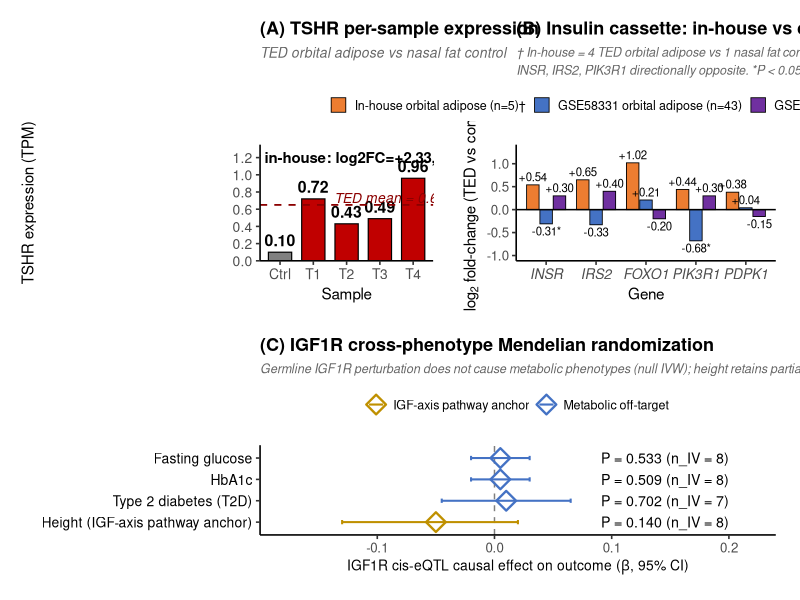

Here is the R script that generated this plot:
# ============================================================
# Figure 3 v5 — Three-panel composite (TED-TRAP v4.5)
# v5 changes (FROM v4):
#  - Panel A/B titles: shorter and 정확한 left-align
#  - Adjust plot area width to prevent title cutoff
#  - Tighter margins
# ============================================================

library(ggplot2)
library(patchwork)
library(dplyr)
library(scales)

# ============================================================
# PANEL A — TSHR per-sample TPM
# ★ v5: Shorter title to prevent cutoff
# ============================================================

panel_a_data <- data.frame(
  sample = factor(c("Ctrl", "T1", "T2", "T3", "T4"),
                  levels = c("Ctrl", "T1", "T2", "T3", "T4")),
  TPM    = c(0.10, 0.72, 0.43, 0.49, 0.96),
  group  = c("Control", "TED", "TED", "TED", "TED")
)

ted_mean <- mean(panel_a_data$TPM[panel_a_data$group == "TED"])

p_a <- ggplot(panel_a_data, aes(x = sample, y = TPM, fill = group)) +
  geom_col(color = "black", linewidth = 0.4, width = 0.7) +
  geom_text(aes(label = sprintf("%.2f", TPM)),
            vjust = -0.5, size = 4, fontface = "bold") +
  geom_hline(yintercept = ted_mean, linetype = "dashed",
             color = "darkred", linewidth = 0.6) +
  annotate("text", x = 4.3, y = ted_mean + 0.08,
           label = sprintf("TED mean = %.2f", ted_mean),
           color = "darkred", size = 3.5, fontface = "italic") +
  # ★ v5: 더 짧은 annotation
  annotate("text", x = 3, y = 1.20,
           label = "Exploratory in-house: log2FC=+2.33, padj=0.006",
           size = 3.8, fontface = "bold") +
  scale_fill_manual(values = c("Control" = "#808080", "TED" = "#C00000"),
                    guide = "none") +
  scale_y_continuous(limits = c(0, 1.35), expand = c(0, 0),
                     breaks = seq(0, 1.2, 0.2)) +
  # ★ v5: 짧은 title (was: "TSHR per-sample expression in orbital tissue")
  labs(title = "(A) TSHR per-sample expression",
       subtitle = "TED orbital adipose vs nasal fat control",
       x = "Sample",
       y = "TSHR expression (TPM)") +
  theme_classic(base_size = 12) +
  theme(plot.title = element_text(face = "bold", size = 13, hjust = 0),
        plot.subtitle = element_text(face = "italic", size = 10,
                                     color = "gray40", hjust = 0),
        axis.title = element_text(size = 11),
        axis.text = element_text(size = 10),
        plot.margin = margin(10, 12, 10, 10))

# ============================================================
# PANEL B — Insulin cassette 3-cohort
# ★ v5: Shorter title
# ============================================================

panel_b_data <- data.frame(
  Gene = factor(rep(c("INSR", "IRS2", "FOXO1", "PIK3R1", "PDPK1"), 3),
                levels = c("INSR", "IRS2", "FOXO1", "PIK3R1", "PDPK1")),
  Cohort = factor(rep(c("In-house orbital adipose (n=5)\u2020",
                        "GSE58331 orbital adipose (n=43)",
                        "GSE105149 lacrimal gland (n=11)"), each = 5),
                  levels = c("In-house orbital adipose (n=5)\u2020",
                             "GSE58331 orbital adipose (n=43)",
                             "GSE105149 lacrimal gland (n=11)")),
  log2FC = c(
    +0.54, +0.65, +1.02, +0.44, +0.38,
    -0.31, -0.33, +0.21, -0.68, +0.04,
    +0.30, +0.40, -0.20, +0.30, -0.15
  ),
  is_significant = c(
    rep(FALSE, 5),
    TRUE, FALSE, FALSE, TRUE, FALSE,
    rep(FALSE, 5)
  )
)

panel_b_data$label <- sprintf("%+.2f%s",
                              panel_b_data$log2FC,
                              ifelse(panel_b_data$is_significant, "*", ""))

# ★ v5: 더 짧은 subtitle
panel_b_subtitle <- paste0(
  "\u2020 In-house = 4 TED orbital adipose vs 1 nasal fat control. ",
  "5/5 in-house upregulation NOT reproduced in GSE58331;\n",
  "INSR, IRS2, PIK3R1 directionally opposite. *P < 0.05 (limma)."
)

p_b <- ggplot(panel_b_data, aes(x = Gene, y = log2FC, fill = Cohort)) +
  geom_col(position = position_dodge(width = 0.8),
           width = 0.75, color = "black", linewidth = 0.3) +
  geom_text(aes(label = label,
                vjust = ifelse(log2FC >= 0, -0.4, 1.3)),
            position = position_dodge(width = 0.8),
            size = 2.9) +
  geom_hline(yintercept = 0, color = "black", linewidth = 0.5) +
  scale_fill_manual(values = c(
    "In-house orbital adipose (n=5)\u2020"  = "#ED7D31",
    "GSE58331 orbital adipose (n=43)"        = "#4472C4",
    "GSE105149 lacrimal gland (n=11)"        = "#7030A0"
  )) +
  scale_y_continuous(limits = c(-1.0, 1.3), breaks = seq(-1.0, 1.2, 0.5)) +
  # ★ v5: 짧은 title
  labs(title    = "(B) Insulin cassette: in-house vs external cohorts",
       subtitle = panel_b_subtitle,
       x        = "Gene",
       y        = expression(log[2]~"fold-change (TED vs control)"),
       fill     = NULL) +
  theme_classic(base_size = 12) +
  theme(plot.title    = element_text(face = "bold", size = 13, hjust = 0),
        plot.subtitle = element_text(face = "italic", size = 9,
                                     color = "gray40", lineheight = 1.2,
                                     hjust = 0,
                                     margin = margin(b = 8)),
        axis.text.x   = element_text(face = "italic", size = 10),
        axis.title    = element_text(size = 11),
        legend.position    = "top",
        legend.text        = element_text(size = 9),
        legend.key.size    = unit(0.4, "cm"),
        legend.box.margin  = margin(t = 0, b = 5),
        plot.margin   = margin(10, 12, 10, 10))

# ============================================================
# PANEL C — IGF1R cross-phenotype MR (UNCHANGED from v4)
# ============================================================

panel_c_data <- data.frame(
  outcome = factor(c("Fasting glucose",
                     "HbA1c",
                     "Type 2 diabetes (T2D)",
                     "Height (IGF-axis pathway anchor)"),
                   levels = c("Height (IGF-axis pathway anchor)",
                              "Type 2 diabetes (T2D)",
                              "HbA1c",
                              "Fasting glucose")),
  beta    = c(0.005, 0.005, 0.010, -0.050),
  ci_low  = c(-0.020, -0.020, -0.045, -0.130),
  ci_high = c(0.030, 0.030, 0.065, 0.020),
  pvalue  = c(0.533, 0.509, 0.702, 0.140),
  n_iv    = c(8, 8, 7, 8),
  category = c("Metabolic off-target", "Metabolic off-target",
               "Metabolic off-target", "IGF-axis pathway anchor")
)

panel_c_data$label_p <- sprintf("P = %.3f (n_IV = %d)",
                                panel_c_data$pvalue,
                                panel_c_data$n_iv)

p_c <- ggplot(panel_c_data, aes(x = beta, y = outcome, color = category)) +
  geom_vline(xintercept = 0, linetype = "dashed",
             color = "gray50", linewidth = 0.5) +
  geom_errorbarh(aes(xmin = ci_low, xmax = ci_high),
                 height = 0.2, linewidth = 0.7) +
  geom_point(aes(shape = category), size = 4.5, fill = NA, stroke = 1.2) +
  geom_text(aes(x = 0.20, label = label_p), color = "black",
            size = 3.6, hjust = 1) +
  annotate("text", x = 0.20, y = "Height (IGF-axis pathway anchor)",
           label = "WM P = 0.019 (anchor)", hjust = 1,
           vjust = 2.5, color = "#BF9000", size = 3.4,
           fontface = "italic") +
  scale_color_manual(values = c(
    "Metabolic off-target"     = "#4472C4",
    "IGF-axis pathway anchor"  = "#BF9000"
  )) +
  scale_shape_manual(values = c(
    "Metabolic off-target"     = 23,
    "IGF-axis pathway anchor"  = 23
  )) +
  scale_x_continuous(limits = c(-0.18, 0.22),
                     breaks = c(-0.1, 0, 0.1, 0.2)) +
  labs(title    = "(C) IGF1R cross-phenotype Mendelian randomization",
       subtitle = "Germline IGF1R perturbation does not cause metabolic phenotypes (null IVW); height retains partial pathway-level activity",
       x        = expression(paste("IGF1R cis-eQTL causal effect on outcome (", beta, ", 95% CI)")),
       y        = NULL,
       color    = NULL, shape = NULL) +
  theme_classic(base_size = 12) +
  theme(plot.title    = element_text(face = "bold", size = 13, hjust = 0),
        plot.subtitle = element_text(face = "italic", size = 9,
                                     color = "gray40", lineheight = 1.2,
                                     hjust = 0,
                                     margin = margin(b = 8)),
        axis.text.y   = element_text(size = 10, color = "black"),
        axis.title.x  = element_text(size = 10),
        legend.position    = "top",
        legend.text        = element_text(size = 9),
        legend.key.size    = unit(0.4, "cm"),
        legend.box.margin  = margin(t = 0, b = 5),
        plot.margin   = margin(15, 12, 10, 10))

# ============================================================
# Assemble — wider canvas + adjusted heights
# ============================================================

top_row    <- p_a + p_b + plot_layout(widths = c(1, 1.5))
final_plot <- top_row / p_c + plot_layout(heights = c(1.1, 0.85))

# ★ v5: 13 x 8 inches (was 12 x 8) for more title room → 35.7 MP < 40 MP limit
ggsave(
  filename = "Figure3.png",
  plot     = final_plot,
  width    = 13, height = 8, units = "in",
  dpi      = 575,
  bg       = "white"
)

cat("Figure 3 v5 saved.\n")
cat("Panel A title: '(A) TSHR per-sample expression' (shorter)\n")
cat("Panel B title: '(B) Insulin cassette: in-house vs external cohorts' (shorter)\n")
cat("Panel C title: '(C) IGF1R cross-phenotype Mendelian randomization'\n")
cat("Dimensions: 13x8 in @ 575 DPI = 7475 x 4600 px = 34.4 MP (< 40 MP)\n")
